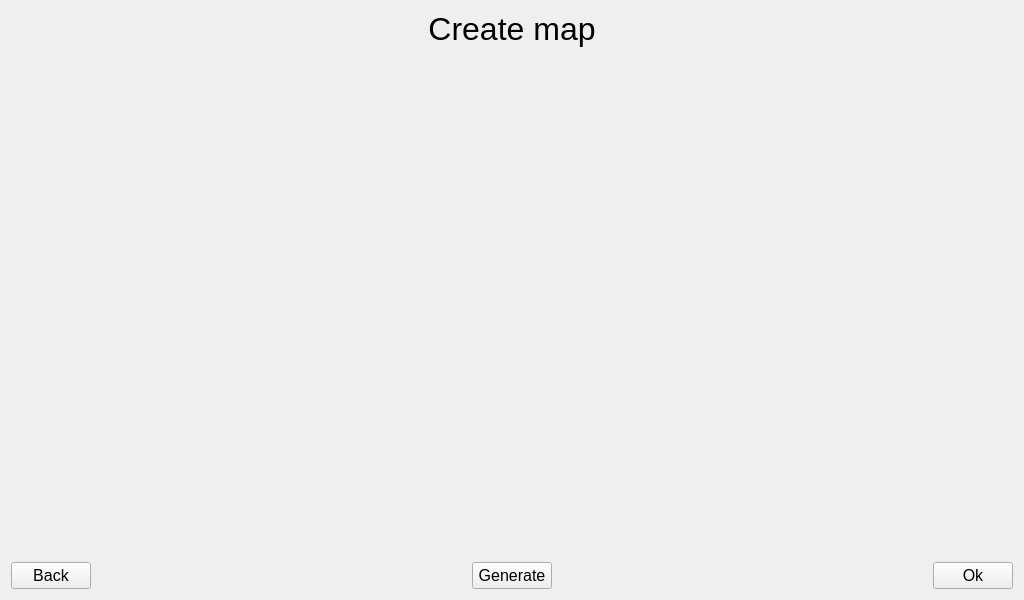
<?xml version="1.0" encoding="UTF-8"?>
<ui version="4.0">
 <class>CreateMapMenu</class>
 <widget class="QWidget" name="CreateMapMenu">
  <property name="geometry">
   <rect>
    <x>0</x>
    <y>0</y>
    <width>1024</width>
    <height>600</height>
   </rect>
  </property>
  <property name="windowTitle">
   <string>Form</string>
  </property>
  <layout class="QGridLayout" name="gridLayout" rowstretch="0,1,0">
   <item row="1" column="0">
    <widget class="GameView" name="widget" native="true"/>
   </item>
   <item row="0" column="0">
    <widget class="QLabel" name="label">
     <property name="font">
      <font>
       <pointsize>24</pointsize>
      </font>
     </property>
     <property name="text">
      <string>Create map</string>
     </property>
     <property name="alignment">
      <set>Qt::AlignCenter</set>
     </property>
    </widget>
   </item>
   <item row="2" column="0">
    <layout class="QHBoxLayout" name="bottomPanel">
     <item>
      <widget class="QPushButton" name="backButton">
       <property name="font">
        <font>
         <pointsize>12</pointsize>
        </font>
       </property>
       <property name="text">
        <string>Back</string>
       </property>
      </widget>
     </item>
     <item>
      <spacer name="horizontalSpacer">
       <property name="orientation">
        <enum>Qt::Horizontal</enum>
       </property>
       <property name="sizeHint" stdset="0">
        <size>
         <width>40</width>
         <height>20</height>
        </size>
       </property>
      </spacer>
     </item>
     <item>
      <widget class="QPushButton" name="generateButton">
       <property name="font">
        <font>
         <pointsize>12</pointsize>
        </font>
       </property>
       <property name="text">
        <string>Generate</string>
       </property>
      </widget>
     </item>
     <item>
      <spacer name="horizontalSpacer_2">
       <property name="orientation">
        <enum>Qt::Horizontal</enum>
       </property>
       <property name="sizeHint" stdset="0">
        <size>
         <width>40</width>
         <height>20</height>
        </size>
       </property>
      </spacer>
     </item>
     <item>
      <widget class="QPushButton" name="okButton">
       <property name="font">
        <font>
         <pointsize>12</pointsize>
        </font>
       </property>
       <property name="text">
        <string>Ok</string>
       </property>
      </widget>
     </item>
    </layout>
   </item>
  </layout>
 </widget>
 <customwidgets>
  <customwidget>
   <class>GameView</class>
   <extends>QWidget</extends>
   <header location="global">gameview.h</header>
   <container>1</container>
  </customwidget>
 </customwidgets>
 <resources/>
 <connections/>
</ui>
